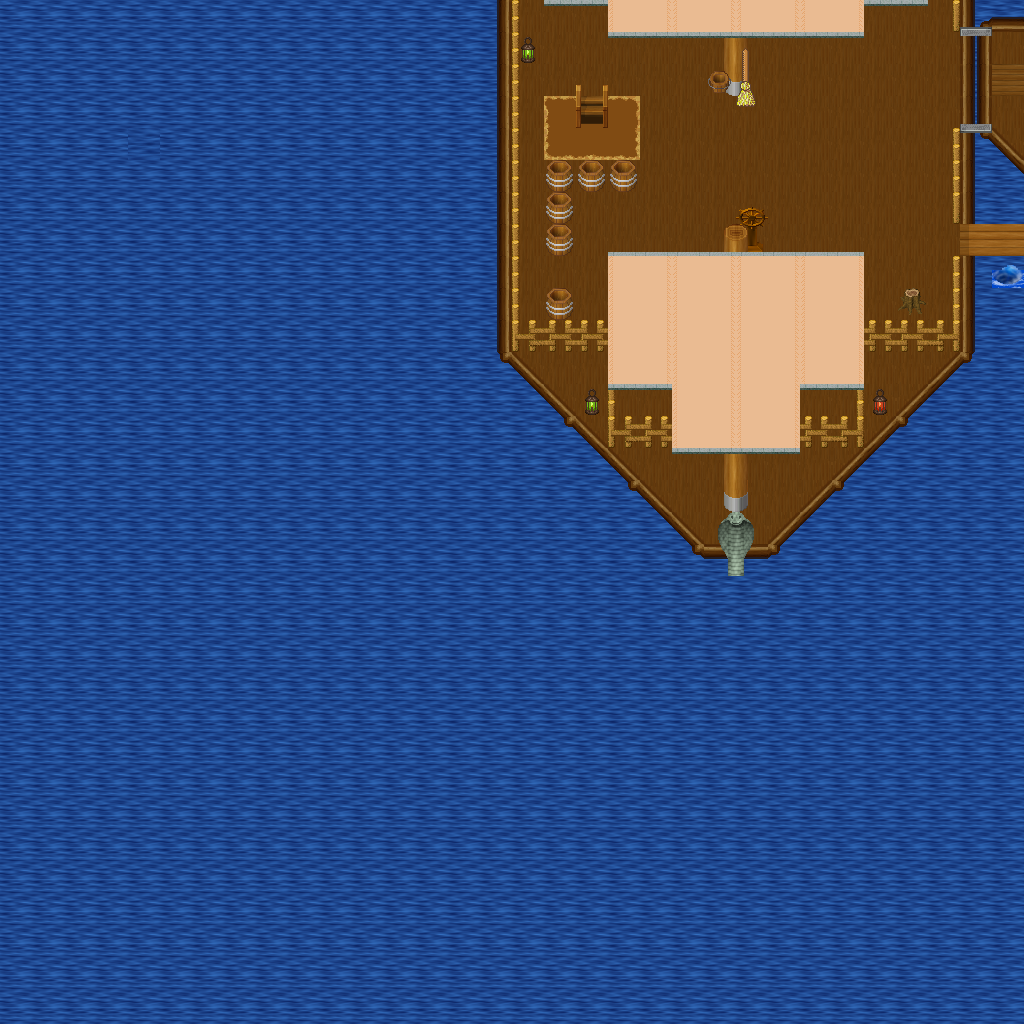

Rendered tile map (Tiled .tmx) drawn with the repository's tilesets; below, a short description and the map source with its tile grids summarised:
An orthogonal 32x32 tile map with 32x32 px tiles, 5 tile layers (Ground, Objects, Objects2, Above, ...), 1 hidden layer not drawn, 23 tilesets.

<map version="1.10" tiledversion="1.11.0" orientation="orthogonal" renderorder="right-down" width="32" height="32" tilewidth="32" tileheight="32" infinite="0" nextlayerid="11" nextobjectid="1">
 <tileset firstgid="1" name="furniture_table_rectangular_with_meals" tilewidth="32" tileheight="32" tilecount="9" columns="3">
  <image source="../drawable/furniture_table_rectangular_with_meals.png" width="96" height="96" />
 </tileset>
 <tileset firstgid="10" name="building_fence_fence_wooden" tilewidth="32" tileheight="32" tilecount="12" columns="3">
  <image source="../drawable/building_fence_fence_wooden.png" width="96" height="128" />
 </tileset>
 <tileset firstgid="22" name="ground_indoor_brown_hole" tilewidth="32" tileheight="32" tilecount="56" columns="7">
  <image source="../drawable/ground_indoor_brown_hole.png" width="224" height="256" />
 </tileset>
 <tileset firstgid="78" name="ground_square_patch" tilewidth="32" tileheight="32" tilecount="9" columns="3">
  <image source="../drawable/ground_square_patch.png" width="96" height="96" />
 </tileset>
 <tileset firstgid="87" name="building_wall_bricked_edges" tilewidth="32" tileheight="32" tilecount="25" columns="5">
  <image source="../drawable/building_wall_bricked_edges.png" width="160" height="160" />
 </tileset>
 <tileset firstgid="112" name="plant_stump_small_stump" tilewidth="32" tileheight="32" tilecount="4" columns="2">
  <image source="../drawable/plant_stump_small_stump.png" width="64" height="64" />
 </tileset>
 <tileset firstgid="116" name="item_pot_barrel" tilewidth="32" tileheight="32" tilecount="2" columns="1">
  <image source="../drawable/item_pot_barrel.png" width="32" height="64" />
 </tileset>
 <tileset firstgid="118" name="item_statue_green_stone_2" tilewidth="32" tileheight="32" tilecount="6" columns="2">
  <image source="../drawable/item_statue_green_stone_2.png" width="64" height="96" />
 </tileset>
 <tileset firstgid="124" name="item_brush" tilewidth="32" tileheight="32" tilecount="3" columns="1">
  <image source="../drawable/item_brush.png" width="32" height="96" />
 </tileset>
 <tileset firstgid="127" name="logic_creature_rodent" tilewidth="32" tileheight="32" tilecount="8" columns="8">
  <image source="../drawable/logic_creature_rodent.png" width="256" height="32" />
 </tileset>
 <tileset firstgid="135" name="logic_portal" tilewidth="32" tileheight="32" tilecount="24" columns="8">
  <image source="../drawable/logic_portal.png" width="256" height="96" />
 </tileset>
 <tileset firstgid="159" name="logic_collision" tilewidth="32" tileheight="32" tilecount="1" columns="1">
  <image source="../drawable/logic_collision.png" width="32" height="32" />
 </tileset>
 <tileset firstgid="160" name="object_boat" tilewidth="32" tileheight="32" tilecount="42" columns="6">
  <image source="../drawable/object_boat.png" width="192" height="224" />
 </tileset>
 <tileset firstgid="202" name="object_ship" tilewidth="32" tileheight="32" tilecount="368" columns="16">
  <image source="../drawable/object_ship.png" width="512" height="736" />
 </tileset>
 <tileset firstgid="570" name="ground_ground" tilewidth="32" tileheight="32" tilecount="33" columns="3">
  <image source="../drawable/ground_ground.png" width="96" height="352" />
 </tileset>
 <tileset firstgid="603" name="ground_water_pool_deep" tilewidth="32" tileheight="32" tilecount="72" columns="3">
  <image source="../drawable/ground_water_pool_deep.png" width="96" height="768" />
 </tileset>
 <tileset firstgid="675" name="furniture_light_lights_candle" tilewidth="32" tileheight="32" tilecount="42" columns="6">
  <image source="../drawable/furniture_light_lights_candle.png" width="192" height="224" />
 </tileset>
 <tileset firstgid="717" name="light_dim_light_7x5" tilewidth="32" tileheight="32" tilecount="35" columns="7">
  <image source="../drawable/light_dim_light_7x5.png" width="224" height="160" />
 </tileset>
 <tileset firstgid="752" name="furniture_light_ship_lamps" tilewidth="32" tileheight="32" tilecount="2" columns="2">
  <image source="../drawable/furniture_light_ship_lamps.png" width="64" height="32" />
 </tileset>
 <tileset firstgid="754" name="light_red_light_5x5" tilewidth="32" tileheight="32" tilecount="25" columns="5">
  <image source="../drawable/light_red_light_5x5.png" width="160" height="160" />
 </tileset>
 <tileset firstgid="779" name="light_green_light_5x5" tilewidth="32" tileheight="32" tilecount="25" columns="5">
  <image source="../drawable/light_green_light_5x5.png" width="160" height="160" />
 </tileset>
 <tileset firstgid="804" name="furniture_bed_double_peach" tilewidth="32" tileheight="32" tilecount="8" columns="2">
  <image source="../drawable/furniture_bed_double_peach.png" width="64" height="128" />
 </tileset>
 <tileset firstgid="812" name="ground_water_whirlpool" tilewidth="32" tileheight="32" tilecount="8" columns="1">
  <image source="../drawable/ground_water_whirlpool.png" width="32" height="256" />
 </tileset>
 <layer id="1" name="Ground" width="32" height="32">
  <data>[1024 cells, 1024 non-empty, 4 distinct tile ids]</data>
 </layer>
 <layer id="2" name="Objects" width="32" height="32">
  <data>[1024 cells, 106 non-empty, 34 distinct tile ids]</data>
 </layer>
 <layer id="3" name="Objects2" width="32" height="32">
  <data>[1024 cells, 30 non-empty, 23 distinct tile ids]</data>
 </layer>
 <layer id="4" name="Above" width="32" height="32">
  <data>[1024 cells, 15 non-empty, 5 distinct tile ids]</data>
 </layer>
 <layer id="5" name="Above2" width="32" height="32">
  <data>[1024 cells, 76 non-empty, 4 distinct tile ids]</data>
 </layer>
 <layer id="6" name="Walkable" width="32" height="32" visible="0">
  <data>[1024 cells, 880 non-empty, 1 distinct tile ids]</data>
 </layer>
 <objectgroup id="7" name="Mapevents" />
 <objectgroup id="8" name="Spawn" />
 <objectgroup id="9" name="Keys" />
 <objectgroup id="10" name="Replace" />
</map>
